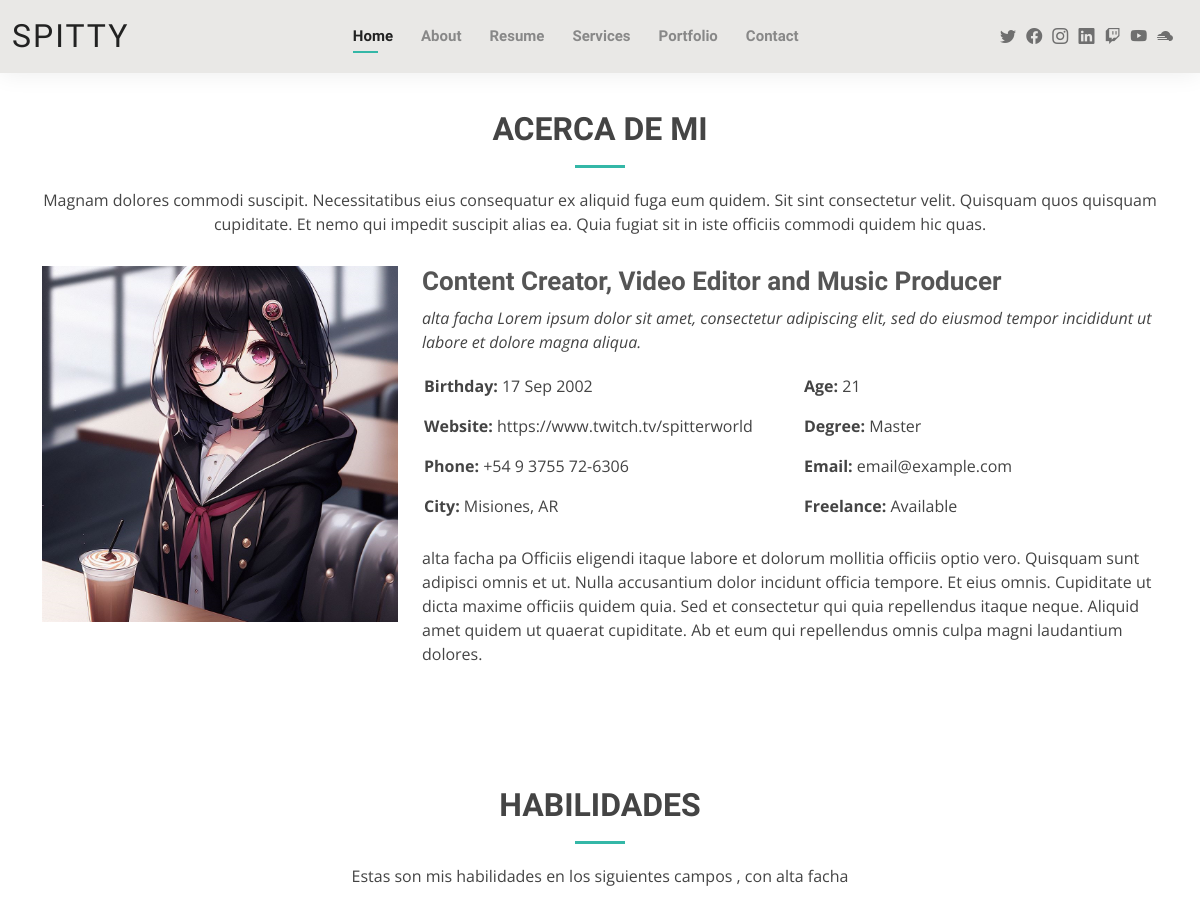
The page /about-me/ (upper part) on the database as committed earlier.
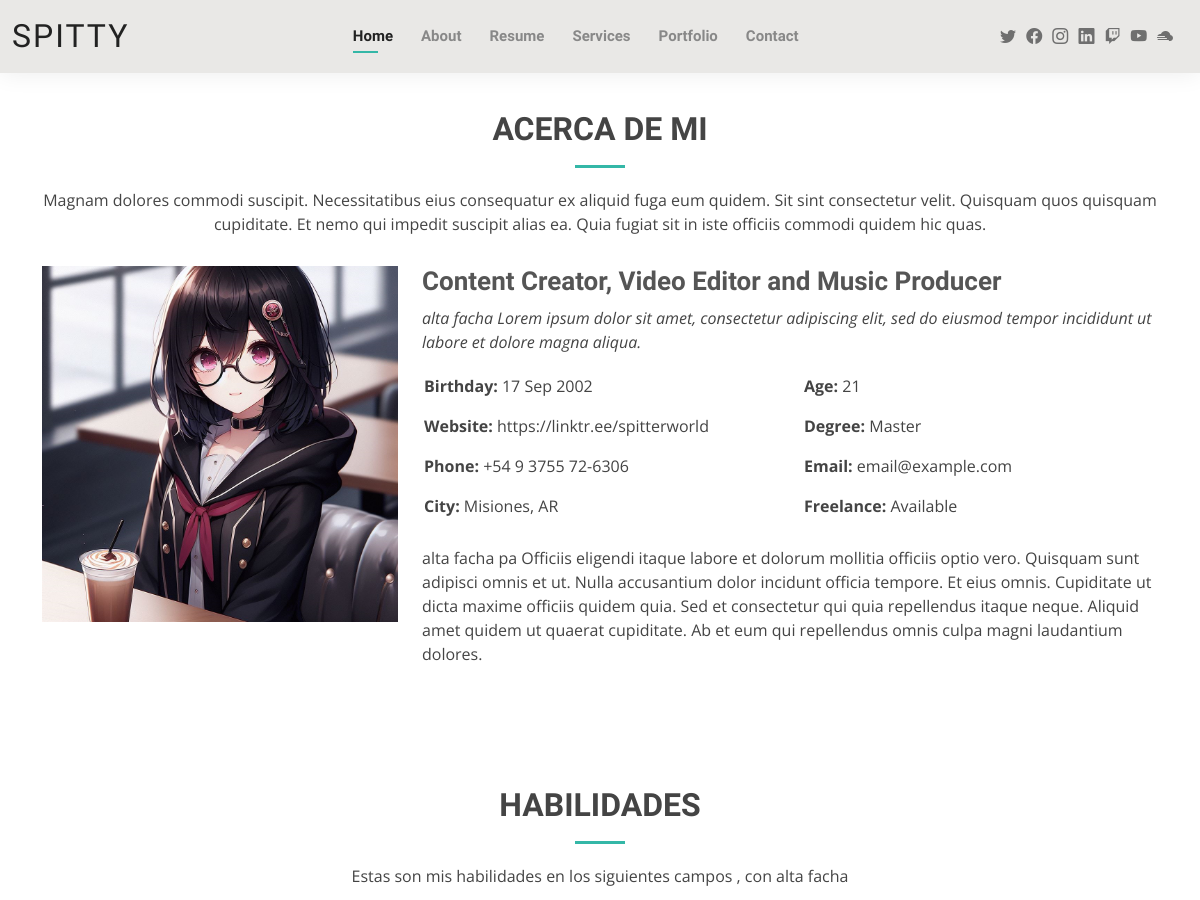
The same page on the database as committed later.
### about/models.py (models this page shows, shortened)
class About(models.Model):
    tittle_section = models.CharField(
        _("Título de Sección"), max_length=100, default="About"
    )
    desc_section = models.TextField(
        _("Descripción de Sección"), default="Magnam dolores commodi suscipit..."
    )
    img = models.ImageField(
        _("Imagen"),
        upload_to="about/",
        default="about/default.jpg",
        validators=[validate_image_size],
    )
    name = models.CharField(
        _("Nombre"),
        max_length=100,
        default="Content Creator, Video Editor, and Music Producer",
    )
    desc_short = models.TextField(
        _("Descripción Corta"), default="Lorem ipsum dolor sit amet..."
    )
    birthday = models.CharField(_("Cumpleaños"), max_length=100, default="1 May 1995")
    website = models.URLField(_("Sitio Web"), max_length=200, default="www.example.com")
    phone = models.CharField(_("Teléfono"), max_length=20, default="+123 456 7890")
    city = models.CharField(_("Ciudad"), max_length=100, default="New York, USA")
    age = models.IntegerField(_("Edad"), default=21)
    degree = models.CharField(_("Grado"), max_length=50, default="Master")
    email = models.EmailField(_("Email"), default="email@example.com")
    freelance = models.CharField(_("Freelance"), max_length=50, default="Available")
    desc_long = models.TextField(
        _("Descripción Larga"), default="Officiis eligendi itaque..."
    )
    class Meta:
        verbose_name = _("About")
        verbose_name_plural = _("About")

### about/views.py (the view)
# urls.py: path("about-me/", about_views.about, name="about"),
def about(request):
    about_context = About.objects.last()
    skills_desc = SkillDesc.objects.last()
    skills = Skill.objects.all()
    half = (len(skills) + 1) // 2
    left_skills = skills[:half]
    right_skills = skills[half:]
    facts_desc = FactDesc.objects.last()
    facts = Fact.objects.all()
    testimonials_desc = TestimonialDesc.objects.last()
    testimonials = Testimonial.objects.all()
    return render(
        request,
        "about/about.html",
        {
            "about_context": about_context,
            "skills_desc": skills_desc,
            "left_skills": left_skills,
            "right_skills": right_skills,
            "facts_desc": facts_desc,
            "facts": facts,
            "testimonials_desc": testimonials_desc,
            "testimonials": testimonials,
        },
    )

### core/views.py (called while the page is built)
def site_configuration(request):
    try:
        site_config = SiteConfiguration.objects.get()
    except SiteConfiguration.DoesNotExist:
        site_config = None
    return {"site_config": site_config}

def social_links(request):
    try:
        links = SocialLinks.objects.first()
    except SocialLinks.DoesNotExist:
        links = None
    return {"social_links": links}

### templates/about/about.html (shortened to what this page needs)
{% extends 'core/base.html' %}
{% load static %}
  {% block content %}
  <main id="main">
    <section id="about" class="about">
      <div class="container" data-aos="fade-up">
        <div class="section-title">
          <h2>{{ about_context.tittle_section }}</h2>
          <p>{{ about_context.desc_section }}</p>
        </div>
        <div class="row">
          <div class="col-lg-4">
            <img src="{{ about_context.img.url }}" class="img-fluid" alt="">
          </div>
          <div class="col-lg-8 pt-4 pt-lg-0 content">
            <h3>{{ about_context.name }}</h3>
            <p class="fst-italic">
              {{ about_context.desc_short }}
            </p>
            <div class="row">
              <div class="col-lg-6">
                <ul>
                  <li><i class="bi bi-rounded-right"></i> <strong>Birthday:</strong> {{ about_context.birthday }}</li>
                  <li><i class="bi bi-rounded-right"></i> <strong>Website:</strong> {{ about_context.website }}</li>
                  <li><i class="bi bi-rounded-right"></i> <strong>Phone:</strong> {{ about_context.phone }}</li>
                  <li><i class="bi bi-rounded-right"></i> <strong>City:</strong> {{ about_context.city }}</li>
                </ul>
              </div>
              <div class="col-lg-6">
                <ul>
                  <li><i class="bi bi-rounded-right"></i> <strong>Age:</strong> {{ about_context.age }}</li>
                  <li><i class="bi bi-rounded-right"></i> <strong>Degree:</strong> {{ about_context.degree }}</li>
                  <li><i class="bi bi-rounded-right"></i> <strong>Email:</strong> {{ about_context.email }}</li>
                  <li><i class="bi bi-rounded-right"></i> <strong>Freelance:</strong> {{ about_context.freelance }}</li>
                </ul>
              </div>
            </div>
            <p>
              {{ about_context.desc_long }}
            </p>
          </div>
        </div>
      </div>
    </section>
    <section id="skills" class="skills">
      <div class="container" data-aos="fade-up">
          <div class="section-title">
              <h2>{{ skills_desc.tittle_section }}</h2>
              <p>{{ skills_desc.desc_section }}</p>
          </div>
      </div>
  </section>
  </main>
{% endblock content %}

Rows that differ between the two databases and show on the page:
changed About "ACERCA DE MI": website "https://www.twitch.tv/spitterworld" → "https://linktr.ee/spitterworld"
